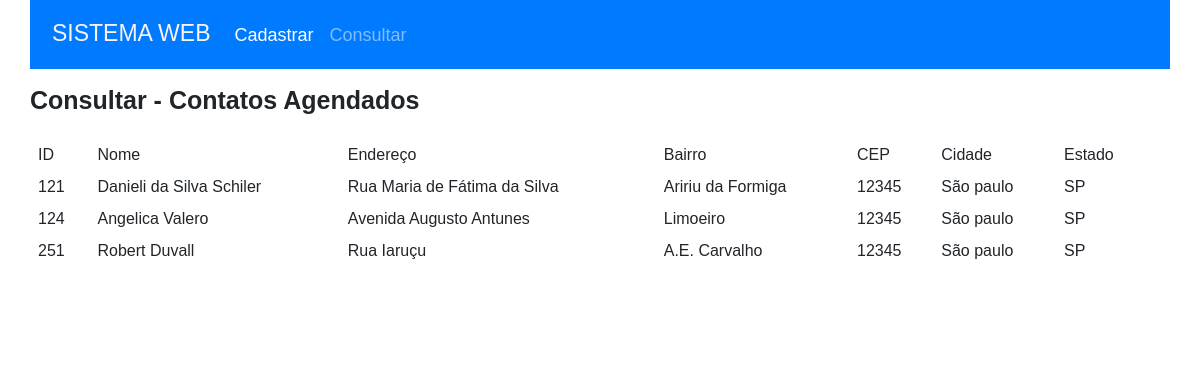
/dados.php, run on an earlier commit of the app's database.
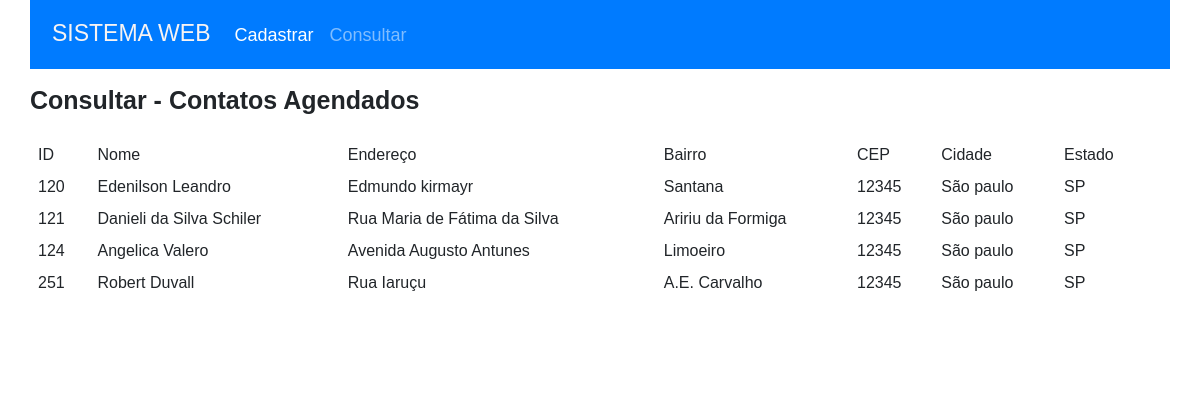
And on a later commit of the database.
### tables this page shows
CREATE TABLE `clientes` (
  `id` int(3) NOT NULL,
  `nome` varchar(100) NOT NULL,
  `endereco` varchar(100) NOT NULL,
  `bairro` varchar(50) NOT NULL,
  `cep` int(9) NOT NULL,
  `cidade` varchar(100) NOT NULL,
  `estado` enum('SP','RJ','MG','ES') NOT NULL
);

### dados.php (the view, shortened to what this page needs)
<?php
    try {
        $pdo = new PDO('mysql:host=' . MYSQL_HOST . ';dbname=' . MYSQL_DB_NAME, MYSQL_USER, MYSQL_PASSWORD);
    } catch (PDOException $ex) {
        echo "Erro ao tentar fazer a conexão com MYSQL: " . $ex->getMessage();
    }
?>
<!DOCTYPE html>
<html lang="en">
<head>
    <link href="https://cdn.jsdelivr.net/npm/bootstrap@5.3.0-alpha1/dist/css/bootstrap.min.css" rel="stylesheet">
    <link rel="stylesheet" href="./css/style.css">
    <link rel="stylesheet" href="./css/reset.css">
</head>
<body class="body">
        <div class="container">
            <div class="row">
                <div class="col">
                    <nav class="navbar navbar-expand-lg">
                        <div class="container-fluid">
                            <a class="navbar-brand" href="#"><h3 class="title">SISTEMA WEB</h3></a>
                            <div class="collapse navbar-collapse" id="navbarNav">
                                <ul class="navbar-nav">
                                    <li class="nav-item">
                                        <a class="nav-link active text-white Options" aria-current="page" href="index.php">Cadastrar</a>
                                    </li>
                                    <li class="nav-item">
                                        <a class="nav-link active text-white-50 Options" aria-current="page" href="dados.php">Consultar</a>
                                    </li>
                                </ul>
                            </div>
                        </div>
                    </nav>
                </div>
            </div>
            <br>
            <div class="linha">
            <h2 class="subtitle_2 consulta">Consultar - Contatos Agendados</h2>
            </div>
            <br>
            <div class="linha">
                <div class="table-responsive">
                    <table class="tabela table table-borderless">
                        <thead>
                            <tr class="tabela_linha">
                                <td class="tabela_dados">ID</td>
                                <td class="tabela_dados">Nome</td>
                                <td class="tabela_dados">Endereço</td>
                                <td class="tabela_dados">Bairro</td>
                                <td class="tabela_dados">CEP</td>
                                <td class="tabela_dados">Cidade</td>
                                <td class="tabela_dados">Estado</td>
                            </tr>
                        </thead>
                        <tbody>
                            <tr>
                                <td class="tabela_c">
                                    <?php
                                    try {
                                        $pdo = new PDO( 'mysql:host=' . MYSQL_HOST . ';dbname=' . MYSQL_DB_NAME, MYSQL_USER, MYSQL_PASSWORD);
                                    } catch ( PDOException $e ) {
                                        echo  'Erro ao conectar com o MySQL: ' . $e->getMessage();
                                    }
                                    $sql = "SELECT * FROM clientes";
                                    $result = $pdo->query( $sql );
                                    $rows = $result->fetchAll();
                                    for ($i=0; $i < count($rows); $i++) {
                                    echo  $rows[$i]['id'] . "<br><br>";
                                    }
                                    ?>
                                </td>
                                <td class="tabela_c">
                                    <?php
                                    $sql = "SELECT * FROM clientes";
                                    $result = $pdo->query( $sql );
                                    $rows = $result->fetchAll();
                                    for ($i=0; $i < count($rows); $i++) {
                                    echo $rows[$i]['nome'] . "<br><br>";
                                    }
                                    ?>
                                </td>
                                <td class="tabela_c">
                                    <?php
                                    $sql = "SELECT * FROM clientes";
                                    $result = $pdo->query( $sql );
                                    $rows = $result->fetchAll();
                                    for ($i=0; $i < count($rows); $i++) {
                                    echo $rows[$i]['endereco'] . "<br><br>";
                                    }
                                    ?>
                                </td>
                                <td class="tabela_c">
                                    <?php
                                    $sql = "SELECT * FROM clientes";
                                    $result = $pdo->query( $sql );
                                    $rows = $result->fetchAll();
                                    for ($i=0; $i < count($rows); $i++) {
                                    echo  $rows[$i]['bairro'].  "<br><br>";
                                    }
                                    ?>
                                </td>
                                <td class="tabela_c">
                                    <?php
                                    $sql = "SELECT * FROM clientes";
                                    $result = $pdo->query( $sql );
                                    $rows = $result->fetchAll();
                                    for ($i=0; $i < count($rows); $i++) {
                                    echo  $rows[$i]['cep'].  "<br><br>";
                                    }
                                    ?>
                                </td>
                                <td class="tabela_c">
                                    <?php
                                    $sql = "SELECT * FROM clientes";
                                    $result = $pdo->query( $sql );
                                    $rows = $result->fetchAll();
                                    for ($i=0; $i < count($rows); $i++) {
                                    echo  $rows[$i]['cidade'] . "<br><br>";
                                    }
                                    ?>
                                </td>
                                <td class="tabela_c">
                                    <?php
                                    $sql = "SELECT * FROM clientes";
                                    $result = $pdo->query( $sql );
                                    $rows = $result->fetchAll();
                                    for ($i=0; $i < count($rows); $i++) {
                                    echo  $rows[$i]['estado'] . "<br><br>";
                                    }
                                    ?>
                                </td>
                                <td class="tabela_c">
                                </td>
                            </tr>
                        </tbody>
                    </table>
                </div>
            </div>
        <br>
        <br>
        <br>
        </div>
    </body>

### css/style.css (style rules this page uses)
body { background-color: rgb(215, 215, 215) }
.container { background-color: white; padding: 0%; }
nav { background-color: #007BFF; }
.title { font-size: 23px; padding-top: 7px; padding-left: 10px; color: rgb(247, 243, 243); }
.Options { font-size: 18px; padding-left: 15px; padding-top: 10px; color: white; }
.subtitle_2 { font-size: 25px; font-weight: bold; }

What changed in the data, as far as the page shows it:
added clientes: id "120", nome "Edenilson Leandro", endereco "Edmundo kirmayr", bairro "Santana", cep "12345", cidade "São paulo", estado "SP"
